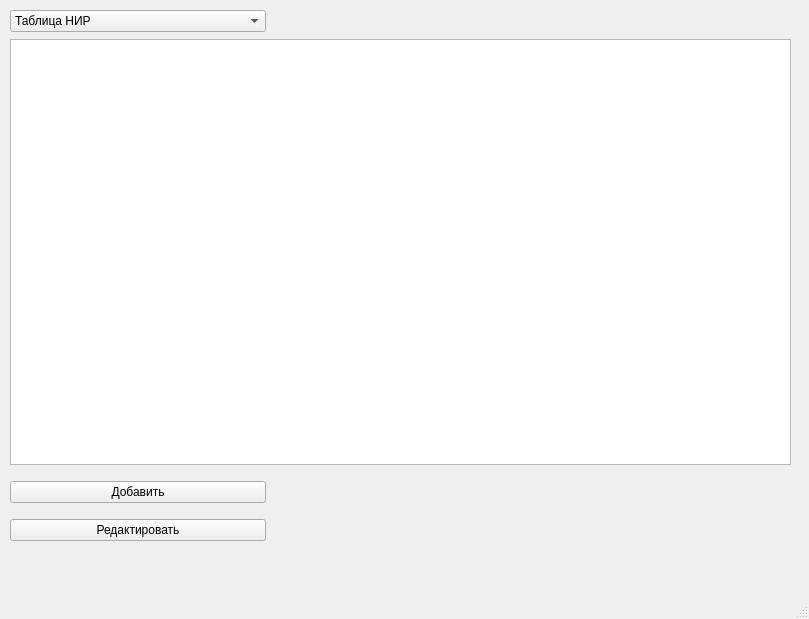
<?xml version="1.0" encoding="UTF-8"?>
<ui version="4.0">
 <class>MainWindow</class>
 <widget class="QMainWindow" name="MainWindow">
  <property name="enabled">
   <bool>true</bool>
  </property>
  <property name="geometry">
   <rect>
    <x>0</x>
    <y>0</y>
    <width>809</width>
    <height>619</height>
   </rect>
  </property>
  <property name="sizePolicy">
   <sizepolicy hsizetype="Preferred" vsizetype="Preferred">
    <horstretch>0</horstretch>
    <verstretch>0</verstretch>
   </sizepolicy>
  </property>
  <property name="windowTitle">
   <string>Организация научных выставок</string>
  </property>
  <property name="windowIcon">
   <iconset>
    <normaloff>source/database-icon.png</normaloff>source/database-icon.png</iconset>
  </property>
  <property name="toolButtonStyle">
   <enum>Qt::ToolButtonIconOnly</enum>
  </property>
  <widget class="QWidget" name="centralwidget">
   <property name="sizePolicy">
    <sizepolicy hsizetype="Preferred" vsizetype="Preferred">
     <horstretch>0</horstretch>
     <verstretch>0</verstretch>
    </sizepolicy>
   </property>
   <widget class="QWidget" name="gridLayoutWidget">
    <property name="geometry">
     <rect>
      <x>0</x>
      <y>0</y>
      <width>801</width>
      <height>571</height>
     </rect>
    </property>
    <layout class="QGridLayout" name="gridLayout" rowstretch="0,0,0,0,0,0" columnstretch="0,0,0">
     <property name="sizeConstraint">
      <enum>QLayout::SetNoConstraint</enum>
     </property>
     <property name="leftMargin">
      <number>10</number>
     </property>
     <property name="topMargin">
      <number>10</number>
     </property>
     <property name="rightMargin">
      <number>10</number>
     </property>
     <property name="bottomMargin">
      <number>10</number>
     </property>
     <property name="horizontalSpacing">
      <number>6</number>
     </property>
     <property name="verticalSpacing">
      <number>7</number>
     </property>
     <item row="5" column="2">
      <spacer name="horizontalSpacer_3">
       <property name="orientation">
        <enum>Qt::Horizontal</enum>
       </property>
       <property name="sizeHint" stdset="0">
        <size>
         <width>40</width>
         <height>20</height>
        </size>
       </property>
      </spacer>
     </item>
     <item row="3" column="0">
      <widget class="QPushButton" name="AddField">
       <property name="text">
        <string>Добавить</string>
       </property>
      </widget>
     </item>
     <item row="0" column="1" colspan="2">
      <widget class="QLabel" name="dbInfo">
       <property name="enabled">
        <bool>true</bool>
       </property>
       <property name="text">
        <string/>
       </property>
       <property name="alignment">
        <set>Qt::AlignCenter</set>
       </property>
      </widget>
     </item>
     <item row="4" column="2">
      <spacer name="horizontalSpacer_4">
       <property name="orientation">
        <enum>Qt::Horizontal</enum>
       </property>
       <property name="sizeHint" stdset="0">
        <size>
         <width>40</width>
         <height>20</height>
        </size>
       </property>
      </spacer>
     </item>
     <item row="0" column="0">
      <widget class="QComboBox" name="choiceTable">
       <item>
        <property name="text">
         <string>Таблица НИР</string>
        </property>
       </item>
       <item>
        <property name="text">
         <string>Таблица выставок</string>
        </property>
       </item>
       <item>
        <property name="text">
         <string>Таблица ГРНТИ</string>
        </property>
       </item>
      </widget>
     </item>
     <item row="5" column="0">
      <spacer name="horizontalSpacer_2">
       <property name="orientation">
        <enum>Qt::Horizontal</enum>
       </property>
       <property name="sizeHint" stdset="0">
        <size>
         <width>40</width>
         <height>20</height>
        </size>
       </property>
      </spacer>
     </item>
     <item row="3" column="1">
      <spacer name="horizontalSpacer">
       <property name="orientation">
        <enum>Qt::Horizontal</enum>
       </property>
       <property name="sizeHint" stdset="0">
        <size>
         <width>40</width>
         <height>40</height>
        </size>
       </property>
      </spacer>
     </item>
     <item row="2" column="0" colspan="3">
      <widget class="QTableView" name="tableView">
       <property name="enabled">
        <bool>true</bool>
       </property>
       <property name="editTriggers">
        <set>QAbstractItemView::NoEditTriggers</set>
       </property>
       <property name="gridStyle">
        <enum>Qt::SolidLine</enum>
       </property>
       <property name="sortingEnabled">
        <bool>true</bool>
       </property>
      </widget>
     </item>
     <item row="4" column="0">
      <widget class="QPushButton" name="EditField">
       <property name="text">
        <string>Редактировать</string>
       </property>
      </widget>
     </item>
    </layout>
   </widget>
  </widget>
  <widget class="QMenuBar" name="menubar">
   <property name="geometry">
    <rect>
     <x>0</x>
     <y>0</y>
     <width>809</width>
     <height>22</height>
    </rect>
   </property>
  </widget>
  <widget class="QStatusBar" name="statusbar"/>
 </widget>
 <resources/>
 <connections/>
</ui>
